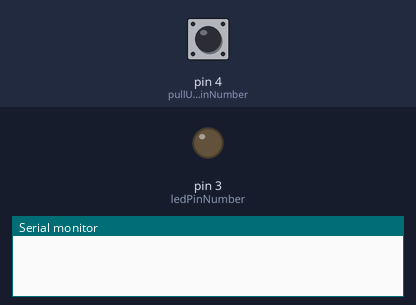
A sketch run on a simulated Arduino Mega 2560, built with avr-gcc and run on an emulated ATmega2560. Parts: output pins drawn as LEDs (lit = HIGH), the last lines printed to the serial monitor. Dashed ring = blinking. Inputs (shaded band) come from the test bench; at power-on: pin 4 (pullUpPinNumber) HIGH.

Above: at 1.2 s.
1.3 s: pin 4 (pullUpPinNumber) pulled LOW for 3.2 s
At 1.7 s:
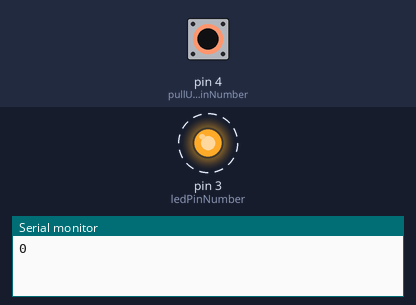
Timing chart, 0 to 6.3 s (numbered marks = the images above; inputs shaded):
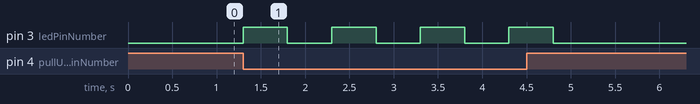

Measured:
- after the input at 1.3 s, pin 3 (ledPinNumber): alternates HIGH for 0.50 s and LOW for 0.50 s, 8 changes in all, then stays LOW, starting at once

The sketch:

looper.ino
```cpp
/*
* Author: Overfalll Unipessoal Lda
* Desc: Sample Arduino Buuz Line Looper Homefalll
* Version: 0.0.1
* Date: 22/11/2021
*/

#define _EXTENDED_TRACES

uint8_t controllerIndex = 0;

/*Both this numbers can change*/
static const uint8_t ledPinNumber = 3;
static const uint8_t pullUpPinNumber = 4;
static const uint32_t STANDART_BAUDRATE = 9600;

void setup() {
	Serial1.begin(STANDART_BAUDRATE);
	Serial.begin(STANDART_BAUDRATE);

	pinMode(ledPinNumber, OUTPUT);
	pinMode(pullUpPinNumber, INPUT_PULLUP);
}

void loop() {
	if(digitalRead(pullUpPinNumber) != LOW) {
		// Nothing for now
	} else {
		Serial1.write(controllerIndex);
#if defined(_EXTENDED_TRACES)
		Serial.println(controllerIndex);
#endif

		digitalWrite(ledPinNumber, HIGH);
		delay(500);

		digitalWrite(ledPinNumber, LOW);
		delay(500);

		if(controllerIndex >= 3) { controllerIndex = 0; }
		else { ++controllerIndex; }
	}
}
```
